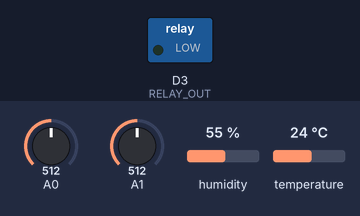
Simulated run of this sketch. Board: Arduino MKR. On the bench: switched loads named in the sketch (green lamp = pin HIGH). The inputs (shaded band) are chosen by the test bench; at power-on: A0 = 512, A1 = 512, humidity 55 %, temperature 24 °C (analog values on the 0–1023 scale). WiFi joins after 1.5 s; servers stay silent unless stated; what the sketch prints to the serial monitor is not drawn.

Above: at 4.2 s.
4.3 s: A0 set to 703
5.8 s: A0 set to 730
At 6.8 s:
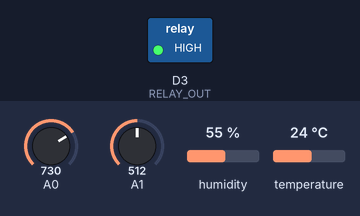
Timing chart, 0 to 8.8 s (numbered marks = the images above; inputs shaded):
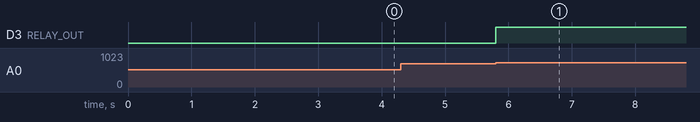

Measured:
- the behaviour switches between 713 and 714 on A0 (found by bisection; images 0 and 1)
- after the input at 5.8 s, D3 (RELAY_OUT): LOW → HIGH at once

The sketch:

Watering_System_aug18a.ino
```cpp
#include "arduino_secrets.h"
/*
  Sketch generated by the Arduino IoT Cloud Thing "Untitled"
  https://create.arduino.cc/cloud/things/ff59705a-4c9a-4db4-898b-1424e30a4a01

  Arduino IoT Cloud Variables description

  The following variables are automatically generated and updated when changes are made to the Thing

  float humidity;
  float temperature;
  int moisture;
  int trigger;
  bool pump;

  Variables which are marked as READ/WRITE in the Cloud Thing will also have functions
  which are called when their values are changed from the Dashboard.
  These functions are generated with the Thing and added at the end of this sketch.
*/

// DHT sensor library
#include <DHT.h>
#include <DHT_U.h>

// Wire Library for I2C
#include <Wire.h>

// Define DHT11 Parameters
#define DHTPIN 8
#define DHTTYPE DHT11
DHT dht(DHTPIN, DHTTYPE);

// Define variables for Temperature and Humidity
float temp;
float hum;

// Constant for dry sensor
const int DryValue = 3044;

// Constant for wet sensor
const int WetValue = 1130;

// Variables for soil moisture
int soilMoistureValue1;
int soilMoistureValue2;
int soilMoistureAverage;
int soilMoisturePercent;

// Analog input ports
#define SENSOR_IN1 0
#define SENSOR_IN2 1

// Relay Port
#define RELAY_OUT 3

// Variable for pump trigger
int pump_trigger = 30;

#include "thingProperties.h"

void setup() {
  // Initialize serial and wait for port to open:
  Serial.begin(9600);
  // This delay gives the chance to wait for a Serial Monitor without blocking if none is found
  delay(1500);

  // Defined in thingProperties.h
  initProperties();

  // Connect to Arduino IoT Cloud
  ArduinoCloud.begin(ArduinoIoTPreferredConnection);

  /*
     The following function allows you to obtain more information
     related to the state of network and IoT Cloud connection and errors
     the higher number the more granular information you’ll get.
     The default is 0 (only errors).
     Maximum is 4
 */
  setDebugMessageLevel(2);
  ArduinoCloud.printDebugInfo();

  // Initialize DHT11
  dht.begin();

  // Set ADC to use 12 bits
  analogReadResolution(12);

  // Set Relay as Output
  pinMode(RELAY_OUT, OUTPUT);

  // Turn off relay
  digitalWrite(RELAY_OUT, LOW);

  // Set Pump Status to Off
  pump = false;
}

void loop() {
  // Call Arduino IoT Cloud for updates
  ArduinoCloud.update();
  // Your code here

  // Get temperature and Humidity
  temp = dht.readTemperature();
  hum = dht.readHumidity();

  // Pass temperature and humidity values to cloud variables
  temperature = temp;
  humidity = hum;

  // Get soil moisture values
  soilMoistureValue1 = analogRead(SENSOR_IN1);
  soilMoistureValue2 = analogRead(SENSOR_IN2);

  // Get soil moisture average value
  soilMoistureAverage = ((soilMoistureValue1 + soilMoistureValue2) / 2);

  // Determine soil moisture percentage value
  soilMoisturePercent = map(soilMoistureAverage, DryValue, WetValue, 0, 100);

  // Keep values between 0 and 100
  soilMoisturePercent = constrain(soilMoisturePercent, 0, 100);

  // Print raw values to serial monitor for sensor calibration
  Serial.println("1. sensor value: " + String(soilMoistureValue1));
  Serial.println("2. sensor value: " + String(soilMoistureValue2));
  Serial.println("Average value: " + String(soilMoistureAverage));

  // Pass soil moisture to cloud variable
  moisture = soilMoisturePercent;

  // See if pump should be triggered
  // See if moisture is below or equal to threshold
  if (soilMoisturePercent <= pump_trigger) {
    // Turn pump on
    pumpOn();
    delay(8000);
    // Turn pump off  --  I turn the pump on and off two times to ensure better water distribution for my design.
    digitalWrite(RELAY_OUT, LOW);
    delay(3000);
    // Turn pump on
    digitalWrite(RELAY_OUT, HIGH);
    delay(8000);
    // Turn pump off
    digitalWrite(RELAY_OUT, LOW);

  } else {
    // Turn pump off
    pumpOff();
  }
}


void pumpOn() {
  // Turn pump on
  digitalWrite(RELAY_OUT, HIGH);
  pump = true;

}

void pumpOff() {
  // Turn pump off
  digitalWrite(RELAY_OUT, LOW);
  pump = false;

}

/*
  Since Trigger is READ_WRITE variable, onTriggerChange() is
  executed every time a new value is received from IoT Cloud.
*/
void onTriggerChange()  {
  // Changes when Pump Trigger Level slider is activated
  pump_trigger = trigger;
}
```

arduino_secrets.h
```cpp
#define SECRET_SSID "*****"
#define SECRET_OPTIONAL_PASS "*****"
```

thingProperties.h
```cpp
// Code generated by Arduino IoT Cloud, DO NOT EDIT.

#include <ArduinoIoTCloud.h>
#include <Arduino_ConnectionHandler.h>

const char SSID[]     = SECRET_SSID;    // Network SSID (name)
const char PASS[]     = SECRET_OPTIONAL_PASS;    // Network password (use for WPA, or use as key for WEP)

void onTriggerChange();

float humidity;
float temperature;
int moisture;
int trigger;
bool pump;

void initProperties(){

  ArduinoCloud.addProperty(humidity, READ, 120 * SECONDS, NULL);
  ArduinoCloud.addProperty(temperature, READ, 120 * SECONDS, NULL);
  ArduinoCloud.addProperty(moisture, READ, 5 * SECONDS, NULL);
  ArduinoCloud.addProperty(trigger, READWRITE, ON_CHANGE, onTriggerChange);
  ArduinoCloud.addProperty(pump, READ, ON_CHANGE, NULL);

}

WiFiConnectionHandler ArduinoIoTPreferredConnection(SSID, PASS);
```
